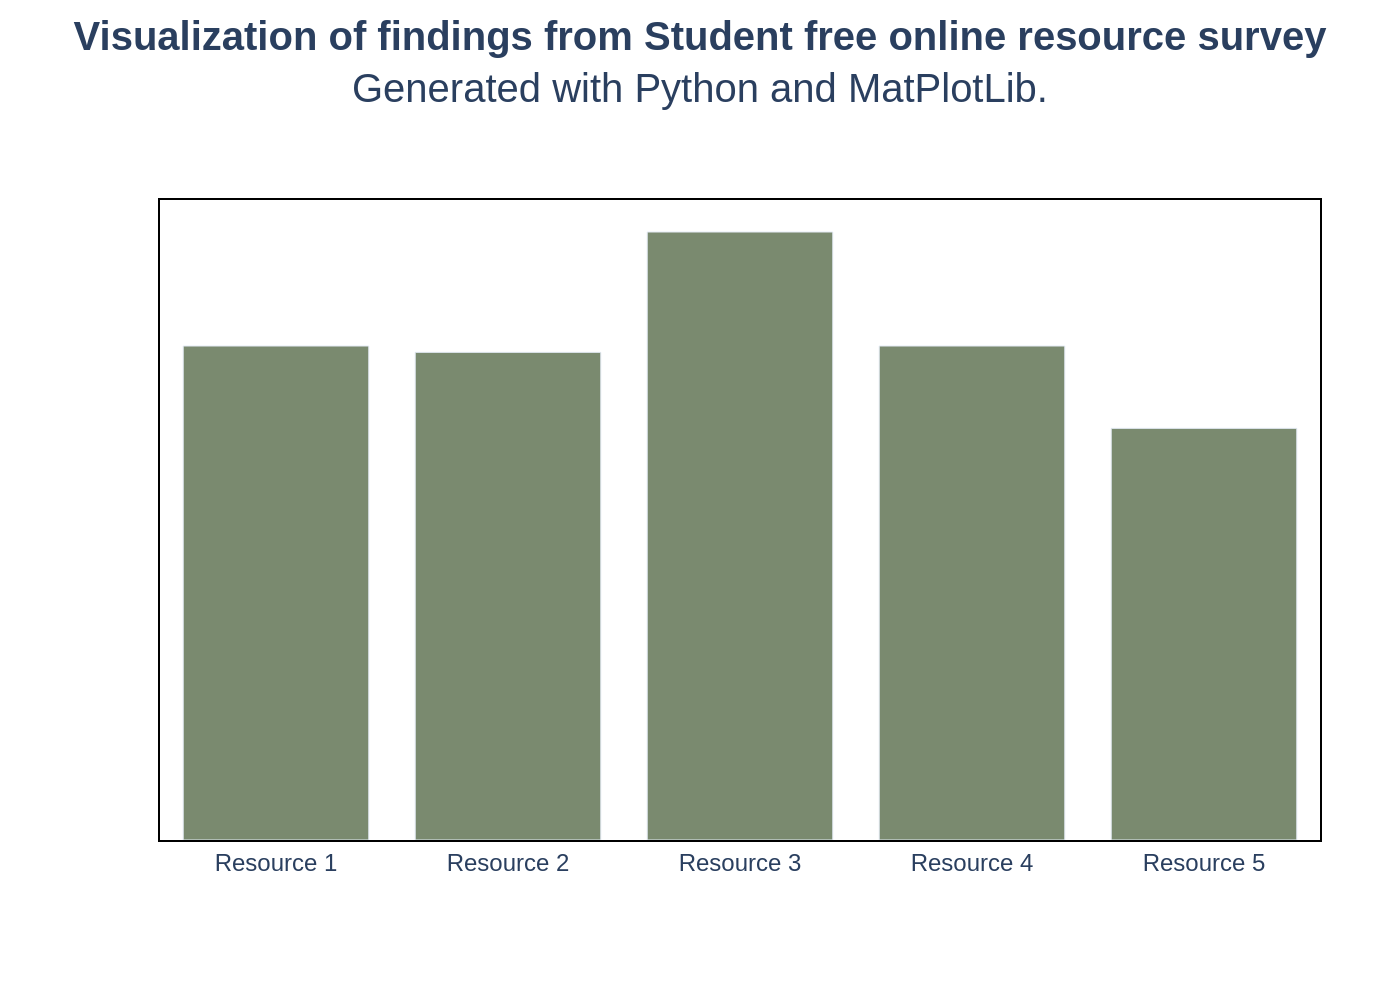

This chart was generated by the following Python code:
import sys
import json
import pathlib
import plotly.graph_objects as go

# Ensure a JSON file path is provided as a command-line argument
if len(sys.argv) != 2:
    print(f"Usage: python {pathlib.Path(__file__).name} <json_file_path>")
    sys.exit(1)

# Define file paths
json_file_path = pathlib.Path(sys.argv[1])
if not json_file_path.is_file():
    print(f"Error: File not found at {json_file_path}")
    sys.exit(1)

output_image_path = json_file_path.with_suffix(".png")

# Load all data and text from the JSON file
with open(json_file_path, 'r', encoding='utf-8') as f:
    chart_info = json.load(f)

chart_data = chart_info.get("chart_data", [])
texts = chart_info.get("texts", {})
colors = chart_info.get("colors", [])

# Prepare data for plotting
categories = [d.get("category") for d in chart_data]
values = [d.get("value") for d in chart_data]

# Create the figure object
fig = go.Figure()

# Add the bar trace, using the single color for all bars
fig.add_trace(go.Bar(
    x=categories,
    y=values,
    marker_color=colors[0] if colors else None,
    name='' # Hide from legend
))

# Combine title and subtitle using HTML for rich formatting
title_text = ""
if texts.get("title"):
    title_text += f"<b>{texts['title']}</b>"
if texts.get("subtitle"):
    title_text += f"<br>{texts['subtitle']}"

# Apply layout settings
fig.update_layout(
    title_text=title_text,
    title_x=0.5,
    title_y=0.95,
    title_xanchor='center',
    title_yanchor='top',
    font_family="Arial",
    font_size=14,
    plot_bgcolor='white',
    paper_bgcolor='white',
    showlegend=False,
    xaxis=dict(
        title_text=texts.get("x_axis_title"),
        showgrid=False,
        showline=True,
        linewidth=1,
        linecolor='black',
        mirror=True,
        ticks='',
        tickfont=dict(size=12)
    ),
    yaxis=dict(
        title_text=texts.get("y_axis_title"),
        showgrid=False,
        showticklabels=False, # Replicate missing y-axis labels
        showline=True,
        linewidth=1,
        linecolor='black',
        mirror=True,
        zeroline=False
    ),
    margin=dict(t=100, b=80, l=80, r=40)
)

# Write the output image file
fig.write_image(output_image_path, scale=2)

print(f"Chart successfully generated and saved to {output_image_path}")
